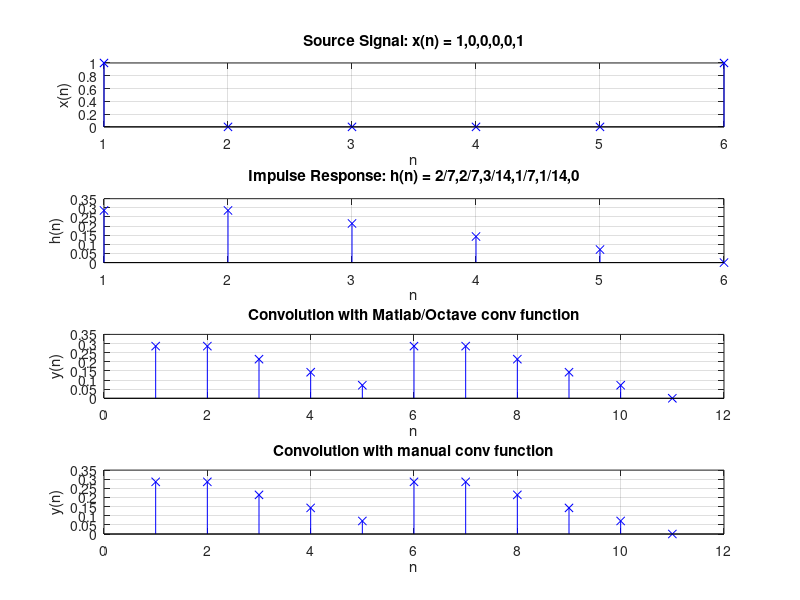

This figure's MATLAB source:
% Tecnologico de Costa Rica
% Escuela de Ingenieria Electronica
% El-5805 Procesamiento Digital de Señales

% This Octave File solves the
% problems given for the Course
% Digital Signal Processing

% Lets create a Window

figure('name', 'Exercise #3 - Digital Signal Processing');

% Define a function that calculates the convolution
% of a signal and a impulse response.
function convolution = my_conv(x, h)
  X = [x,zeros(1,length(h))]; 
  H = [h,zeros(1,length(x))];

  for i=1:length(h)+length(x)-1 
    O(i) = 0; 
    for j=1:length(x) 
      if(i-j+1>0) 
        O(i) = O(i) + X(j) * H(i-j+1); 
      else
        1;
      end
    end
  end
  
  convolution = O;

end

% Define a function called grapher, this
% functions lets generate a graph of a
% signal in a discrete way.
% This function reveices a graph set up, as follow:
% ROWS : integer
% COLUMNS : integer
% POSITION : integer
% GRAPH TITLE : string
% X AXIS TITLE : string
% Y AXIS TITLE : string
% SIGNAL : vector
function graphDiscrete = grapherDiscrete(rows, columns, position, graph_title, x_axis, y_axis,signal)
    ws = subplot(rows,columns,position);
    stem(signal,"bx");
    grid(ws, 'on');
    title(graph_title);
    xlabel(x_axis);
    ylabel(y_axis);
end

% Lets generate a vector of numbers
% that will work as the signal.
x = [1 0 0 0 0 1];
h = [2/7 2/7 3/14 1/7 1/14 0];

ROWS = 4;
COLUMNS = 1;
x_axis_label = 'n';

% Definition of the signal x(n)
graph_title = 'Source Signal: x(n) = {1,0,0,0,0,1}';
y_axis_label = 'x(n)';
grapherDiscrete(ROWS, COLUMNS, 1, graph_title, x_axis_label, y_axis_label, x);

% Definition of the impulse response h(n)
graph_title = 'Impulse Response: h(n) = {2/7,2/7,3/14,1/7,1/14,0}';
y_axis_label = 'h(n)';
grapherDiscrete(ROWS, COLUMNS, 2, graph_title, x_axis_label, y_axis_label, h);

% Lets go calculate the convolution of the two signals
y_0 = conv(x,h) % The order does not matter, is commutative
graph_title = 'Convolution with Matlab/Octave conv function';
y_axis_label = 'y(n)';
grapherDiscrete(ROWS, COLUMNS, 3, graph_title, x_axis_label, y_axis_label, y_0);

% Lets go calculate the convolution of the two signals
y_1 = my_conv(x,h) % The order does not matter, is commutative
graph_title = 'Convolution with manual conv function';
y_axis_label = 'y(n)';
grapherDiscrete(ROWS, COLUMNS, 4, graph_title, x_axis_label, y_axis_label, y_1);